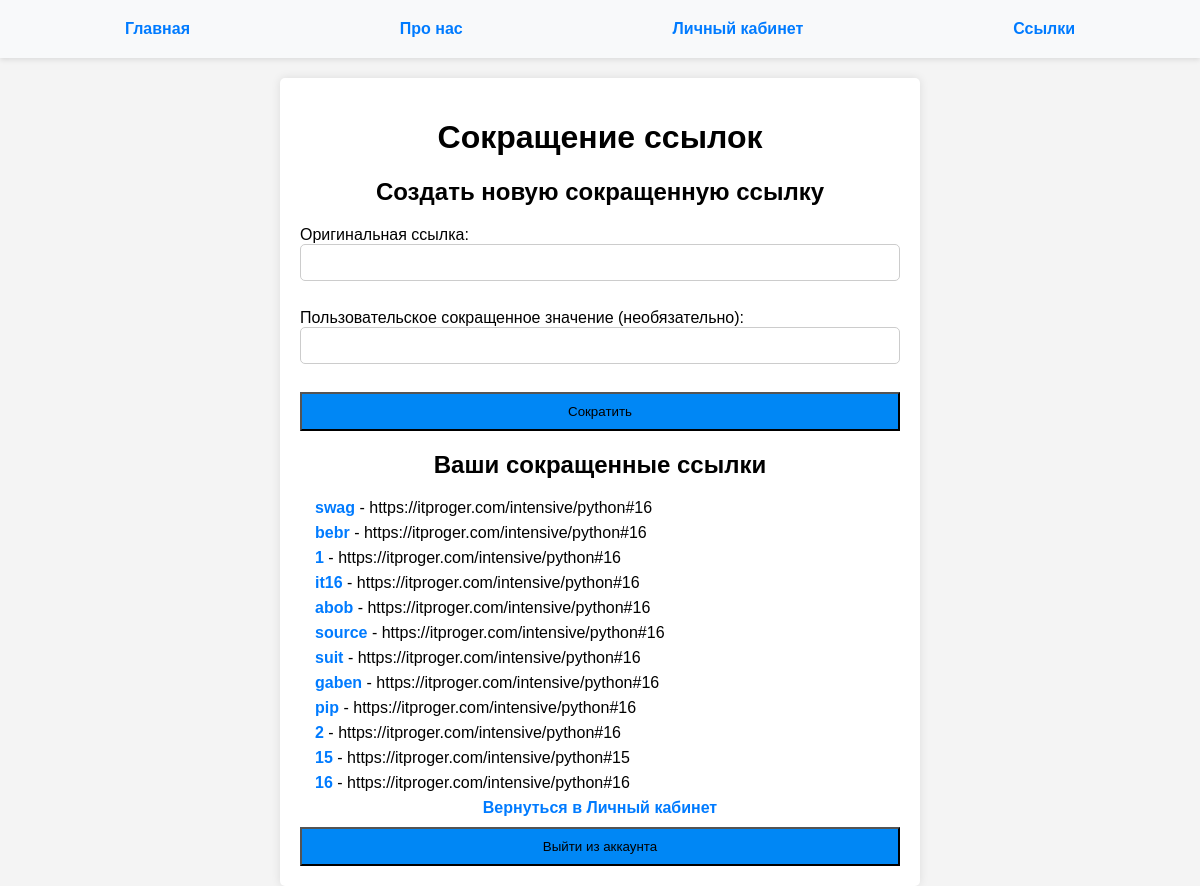
/shorten/ (signed in), run on the app's committed database.
### links/models.py (models this page shows, shortened)
class ShortenedLink(models.Model):
    user = models.ForeignKey(User, on_delete=models.CASCADE)  # Связь с пользователем
    name = models.CharField(max_length=15, null=True) #Сокращенная ссылка
    address = models.URLField()  # Полная ссылка

### links/views.py (the view, shortened to what this page needs)
# urls.py: path('shorten/', shorten_link, name='shorten_link'),
@login_required
def shorten_link(request):
    user_links = ShortenedLink.objects.filter(user=request.user)  # Получение всех сокращенных ссылок пользователя
    return render(request, 'links/shorten_link.html', {'user_links': user_links})

### links/templates/links/shorten_link.html (shortened to what this page needs)
<!DOCTYPE html>
<html lang="ru">
<head>
    {% load static %}
    <link rel="stylesheet" href="{% static 'links/styles.css' %}">
</head>
<body>
    {% include 'links/header.html' %}
    <div class="container">
        <h1>Сокращение ссылок</h1>
        <h2>Создать новую сокращенную ссылку</h2>
        <form method="post">
            <label for="original_url">Оригинальная ссылка:</label>
            <input type="url" name="original_url" id="original_url" required>
            <br>
            <label for="custom_shortened_url">Пользовательское сокращенное значение (необязательно):</label>
            <input type="text" name="custom_shortened_url" id="custom_shortened_url">
            <br>
            <button type="submit">Сократить</button>
        </form>
        <h2>Ваши сокращенные ссылки</h2>
        <ul>
            {% for link in user_links %}
                <li class="refs">
                    <a href="{{ link.address }}">{{ link.name }}</a> - {{ link.address }}
                </li>
            {% empty %}
                <div id="no_refs"><li>У вас пока нет сокращенных ссылок.</li></div>
            {% endfor %}
        </ul>
        <div class="important_ref"><a href="{% url 'dashboard' %}" class="btn">Вернуться в Личный кабинет</a></div>
        <form method="post" action="{% url 'logout' %}">
            <button type="submit">Выйти из аккаунта</button>
        </form>
    </div>
</body>
</html>

### links/templates/links/header.html
<header>
<nav>
    <ul class="menu">
        <li><a href="http://127.0.0.1:8000/">Главная</a></li>
        <li><a href="http://127.0.0.1:8000/about/">Про нас</a></li>
        {% if user.is_authenticated %}
            <li><a href="http://127.0.0.1:8000/dashboard/">Личный кабинет</a></li>
        {% else %}
            <li><a href="http://127.0.0.1:8000/login/">Войти</a></li>
        {% endif %}
        {% if user.is_authenticated %}
            <li><a href="http://127.0.0.1:8000/shorten/">Ссылки</a></li>
        {% else %}
            <li><a href="http://127.0.0.1:8000/register/">Регистрация</a></li>
        {% endif %}
    </ul>
</nav>
</header>

### links/static/links/styles.css (style rules this page uses)
body { font-family: Arial, sans-serif; background-color: #f4f4f4; margin: 0; padding: 0px; }
header { margin-top: 0px; background-color: #f8f9fa; padding: 20px; box-shadow: 0 2px 5px rgba(0, 0, 0, 0.1); }
.menu { display: flex; }
nav { max-width: 1200px; margin: 0 auto; }
ul { list-style-type: none; padding: 0px; margin: 0px; justify-content: space-around; }
li { margin: 0 15px; }
.refs { margin-bottom: 7px; }
a { text-decoration: none; color: #007bff; font-weight: bold; transition: color 0.3s; }
.container { max-width: 600px; margin: auto; margin-top:20px; background: white; padding: 20px; border-radius: 5px; box-shadow: 0 0 10px rgba(0, 0, 0, 0.1); }
h1, h2, p { text-align: center; }
form { display: flex; flex-direction: column; }
input { margin-bottom: 10px; padding: 10px; border: 1px solid #ccc; border-radius: 5px; }
button { padding: 10px; background-color: rgb(0, 135, 245); }
.important_ref { text-align: center; margin-bottom: 10px; }

### data on the page
ShortenedLink: name "swag", address "https://itproger.com/intensive/python#16"
ShortenedLink: name "bebr", address "https://itproger.com/intensive/python#16"
ShortenedLink: name "1", address "https://itproger.com/intensive/python#16"
ShortenedLink: name "it16", address "https://itproger.com/intensive/python#16"
ShortenedLink: name "abob", address "https://itproger.com/intensive/python#16"
ShortenedLink: name "source", address "https://itproger.com/intensive/python#16"
ShortenedLink: name "suit", address "https://itproger.com/intensive/python#16"
ShortenedLink: name "gaben", address "https://itproger.com/intensive/python#16"
ShortenedLink: name "pip", address "https://itproger.com/intensive/python#16"
ShortenedLink: name "2", address "https://itproger.com/intensive/python#16"
ShortenedLink: name "15", address "https://itproger.com/intensive/python#15"
ShortenedLink: name "16", address "https://itproger.com/intensive/python#16"
